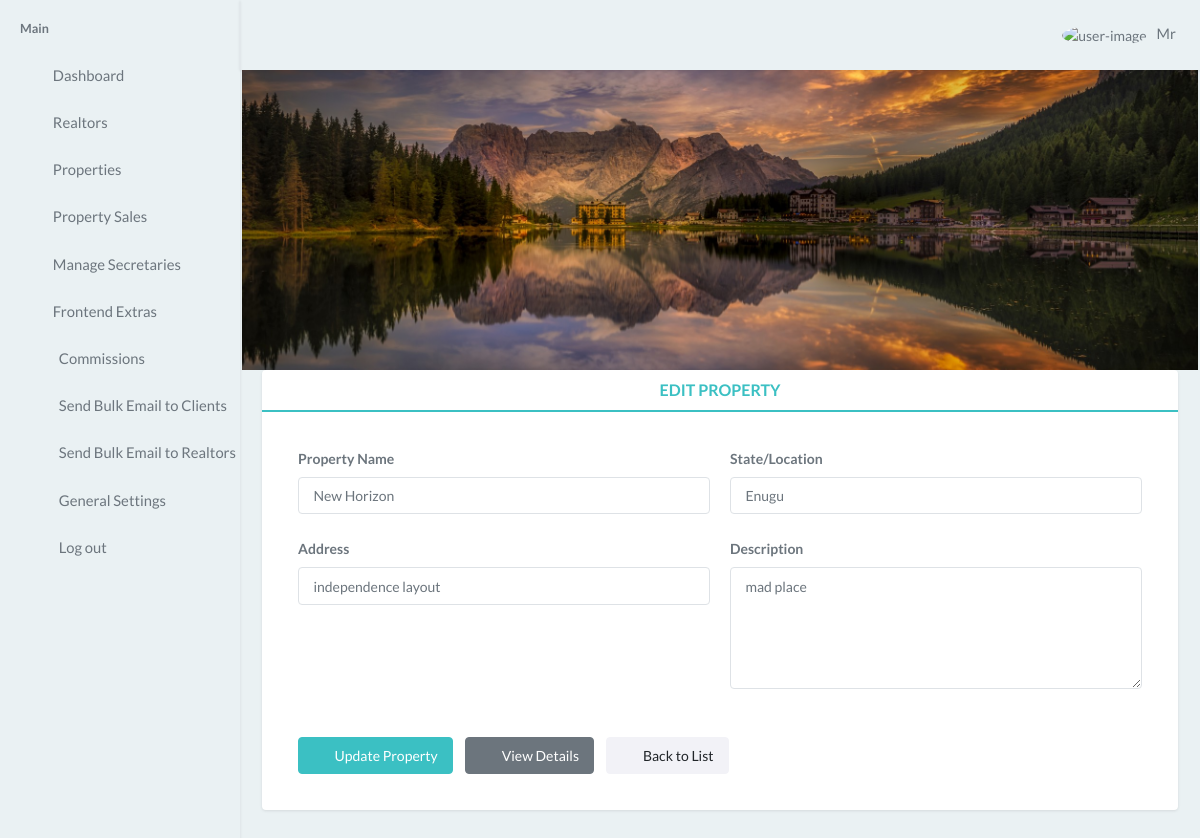
The app's page /user/property/edit/1/ (signed in) with its own data.
### tripled/models.py (models this page shows, shortened)
class Property(models.Model):
    STATES_CHOICES = [
        ('abia', 'Abia'),
        ('adamawa', 'Adamawa'),
        ('akwa_ibom', 'Akwa Ibom'),
        ('anambra', 'Anambra'),
        ('bauchi', 'Bauchi'),
        ('bayelsa', 'Bayelsa'),
        ('benue', 'Benue'),
        ('borno', 'Borno'),
        ('cross_river', 'Cross River'),
        ('delta', 'Delta'),
        ('ebonyi', 'Ebonyi'),
        ('edo', 'Edo'),
        ('ekiti', 'Ekiti'),
        ('enugu', 'Enugu'),
        ('fct', 'Federal Capital Territory'),
        ('gombe', 'Gombe'),
        ('imo', 'Imo'),
        ('jigawa', 'Jigawa'),
        ('kaduna', 'Kaduna'),
        ('kano', 'Kano'),
        ('katsina', 'Katsina'),
        ('kebbi', 'Kebbi'),
        ('kogi', 'Kogi'),
        ('kwara', 'Kwara'),
        ('lagos', 'Lagos'),
        ('nasarawa', 'Nasarawa'),
        ('niger', 'Niger'),
        ('ogun', 'Ogun'),
        ('ondo', 'Ondo'),
        ('osun', 'Osun'),
        ('oyo', 'Oyo'),
        ('plateau', 'Plateau'),
        ('rivers', 'Rivers'),
        ('sokoto', 'Sokoto'),
        ('taraba', 'Taraba'),
        ('yobe', 'Yobe'),
        ('zamfara', 'Zamfara'),
    ]
    name = models.CharField(max_length=255,blank=True, null=True)
    description = models.TextField()
    location = models.CharField(max_length=100, choices=STATES_CHOICES)
    address = models.TextField()
    created_at = models.DateTimeField(auto_now_add=True)
    updated_at = models.DateTimeField(auto_now=True)
    class Meta:
        verbose_name_plural = "Properties"

### tripled/views.py (the view, shortened to what this page needs)
# urls.py: path('user/property/edit/<int:property_id>/', views.edit_property, name='edit_property'),
@login_required
@admin_required
def edit_property(request, property_id):
    property = get_object_or_404(Property, id=property_id)
    states = Property._meta.get_field("location").choices
    return render(
        request, "user/edit_property.html", {"property": property, "states": states}
    )

### tripled/helper.py (called while the page is built, shortened)
def admin_required(view_func):
    @wraps(view_func)
    def wrapper(request, *args, **kwargs):
        if not request.user.is_authenticated:
            messages.error(request, 'Please log in to access this page.')
            return redirect('signin')
        if request.user.is_superuser or request.user.is_staff:
            return view_func(request, *args, **kwargs)
    return wrapper

### tripled/templates/user/edit_property.html (shortened to what this page needs)
{% extends "user/base.html" %}
{% block body %}
    <div class="content-page">
        <div class="content">
            <div class="container-fluid">
                <div class="row">
                    <div class="col-sm-12">
                        <div class="profile-bg-picture"
                            style="background-image:url('/static/user/images/bg-profile.jpg')">
                        </div>
                    </div>
                </div>
                <div class="row">
                    <div class="col-sm-12">
                        <div class="card p-0">
                            <div class="card-body p-0">
                                <div class="profile-content">
                                    <ul class="nav nav-underline nav-justified gap-0">
                                        <li class="nav-item"><a class="nav-link active"
                                               aria-controls="home" aria-selected="true"
                                                >EDIT PROPERTY</a></li>
                                    </ul>
                                    <div class="m-0 p-4">
                                        <div id="edit-property" class="tab-pane active">
                                            <div class="user-profile-content">
                                                <form method="post" enctype="multipart/form-data">
                                                    <div class="row row-cols-sm-2 row-cols-1">
                                                        <div class="mb-3">
                                                            <label class="form-label" for="name">Property Name</label>
                                                            <input type="text" placeholder="Enter property name" name="name" id="name"
                                                                class="form-control" value="{{ property.name }}" required>
                                                        </div>
                                                        <div class="mb-3">
                                                            <label class="form-label" for="location">State/Location</label>
                                                            <select name="location" id="location" class="form-control" required>
                                                                {% for state_code, state_name in states %}
                                                                    <option value="{{ state_code }}" {% if property.location == state_code %}selected{% endif %}>
                                                                        {{ state_name }}
                                                                    </option>
                                                                {% endfor %}
                                                            </select>
                                                        </div>
                                                        <div class="mb-3 col-12">
                                                            <label class="form-label" for="address">Address</label>
                                                            <input type="text" placeholder="Enter property address" name="address" id="address"
                                                                class="form-control" value="{{ property.address }}" required>
                                                        </div>
                                                        <div class="mb-3 col-12">
                                                            <label class="form-label" for="description">Description</label>
                                                            <textarea name="description" id="description" rows="5"
                                                                class="form-control" placeholder="Enter property description" required>{{ property.description }}</textarea>
                                                        </div>
                                                    </div>
                                                    <div class="row mt-3">
                                                        <div class="col-md-12 d-flex gap-2">
                                                            <button class="btn btn-primary" type="submit">
                                                                <i class="ri-save-line me-1 fs-16 lh-1"></i> Update Property
                                                            </button>
                                                            <a href="{% url 'property_detail' property_id=property.id %}" class="btn btn-secondary">
                                                                <i class="ri-eye-line me-1 fs-16 lh-1"></i> View Details
                                                            </a>
                                                            <a href="{% url 'property_list' %}" class="btn btn-light">
                                                                <i class="ri-arrow-left-line me-1 fs-16 lh-1"></i> Back to List
                                                            </a>
                                                        </div>
                                                    </div>
                                                </form>
                                            </div>
                                        </div>
                                    </div>
                                </div>
                            </div>
                        </div>
                    </div>
                </div>
            </div>
        </div>
    </div>
{% endblock body %}

### records on screen
Property: name "New Horizon", location "Enugu", address "independence layout", description "mad place"
